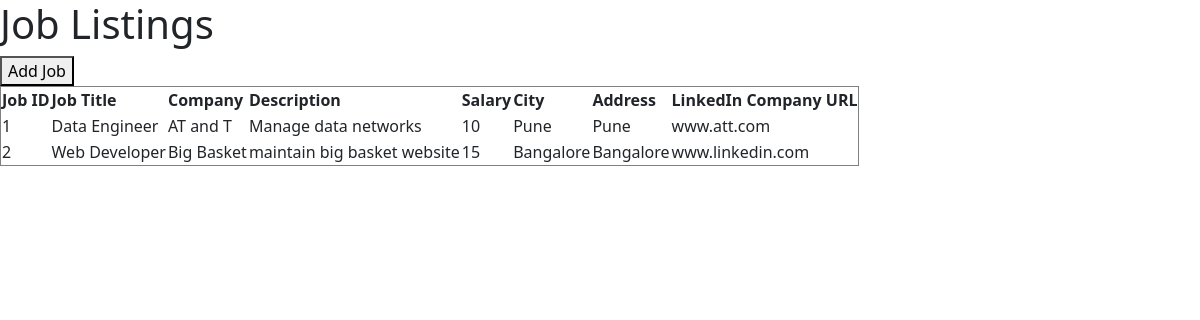
Screenshot of /joblist with the database file from the repository.
### app/models.py (models this page shows, shortened)
class Job(db.Model):
    __tablename__ = 'jobs'
    job_id = db.Column(db.Integer, primary_key=True)
    job_Title = db.Column(db.String(100), nullable=False)
    comp_name = db.Column(db.String(50), nullable=False)
    Job_desc = db.Column(db.String(300), nullable=False)
    salary = db.Column(db.Integer, nullable=False)
    city = db.Column(db.String(100))
    address = db.Column(db.String(255))
    linkedin_company_url = db.Column(db.String(255))

### app/routes.py (the view)
@app.route("/joblist")
def joblist():
    jobs = Job.query.all()
    return render_template("joblist.html", jobs=jobs)

### app/templates/joblist.html (shortened to what this page needs)
<!DOCTYPE html>
<html lang="en">
<head>
    <link rel="stylesheet" href="https://cdn.jsdelivr.net/npm/bootstrap@5.3.2/dist/css/bootstrap.min.css">
</head>
<body>
    <h1>Job Listings</h1>
    <button type="button" data-toggle="modal" data-target="#addJobModal">Add Job</button>
    <table border="1">
        <thead>
            <tr>
                <th>Job ID</th>
                <th>Job Title</th>
                <th>Company</th>
                <th>Description</th>
                <th>Salary</th>
                <th>City</th>
                <th>Address</th>
                <th>LinkedIn Company URL</th>
            </tr>
        </thead>
        <tbody>
            {% for job in jobs %}
                <tr>
                    <td>{{ job.job_id }}</td>
                    <td>{{ job.job_Title }}</td>
                    <td>{{ job.comp_name }}</td>
                    <td>{{ job.Job_desc }}</td>
                    <td>{{ job.salary }}</td>
                    <td>{{ job.city }}</td>
                    <td>{{ job.address }}</td>
                    <td>{{ job.linkedin_company_url }}</td>
                </tr>
            {% endfor %}
        </tbody>
    </table>
</body>
</html>

### rows the page displays
Job: job_id "1", job_Title "Data Engineer", comp_name "AT and T", Job_desc "Manage data networks", salary "10", city "Pune", address "Pune", linkedin_company_url "www.att.com"
Job: job_id "2", job_Title "Web Developer", comp_name "Big Basket", Job_desc "maintain big basket website", salary "15", city "Bangalore", address "Bangalore", linkedin_company_url "www.linkedin.com"
